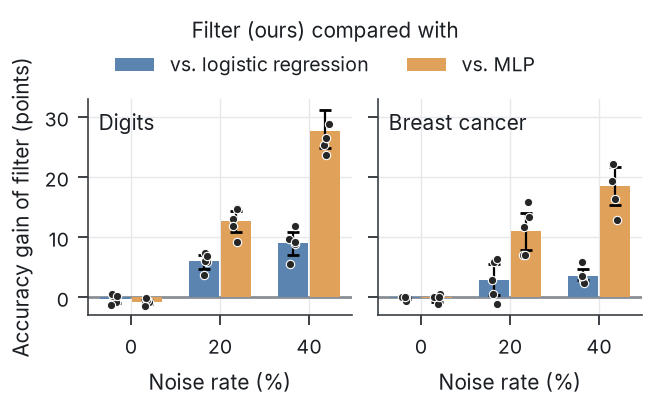

Write Python code to recreate this figure.
import json
import numpy as np
import scriptorium_fig as sf

sf.use()
fig, axes = sf.figure("column", aspect=0.62, ncols=2, sharey=True)

rows = [json.loads(l) for l in open("results/runs.jsonl")]


def seed_diffs(ds, noise, base):
    f = {r["seed"]: 100 * r["test_acc"] for r in rows
         if r["dataset"] == ds and abs(r["noise"] - noise) < 1e-9 and r["method"] == "filter"}
    b = {r["seed"]: 100 * r["test_acc"] for r in rows
         if r["dataset"] == ds and abs(r["noise"] - noise) < 1e-9 and r["method"] == base}
    return [f[s] - b[s] for s in sorted(f)]


panels = [("Digits", "digits", "dg"), ("Breast cancer", "breast_cancer", "bc")]
# Baseline hues are the ones Figure 1 (teaser.py) uses; purple is reserved for our method and kept out of this plot.
BLUE, ORANGE = "#5B84B1", "#E0A25A"
bases = [("logreg", "lr", "vs. logistic regression", BLUE),
         ("mlp", "mlp", "vs. MLP", ORANGE)]
noises = [0, 20, 40]
w = 0.36
rng = np.random.default_rng(0)
handles = {}

for ax, (label, ds, pre) in zip(axes, panels):
    ax.axhline(0, color=sf.color("untrained", reference=True), lw=1.0, zorder=1)
    for j, (bkey, short, lab, cname) in enumerate(bases):
        col = cname
        xs = np.arange(3) + (j - 0.5) * w
        means = [sf.recipe(f"diff_filter_{bkey}_{ds}_n{n}") for n in noises]
        lo = np.array([sf.recipe(f"{pre}{n}_{short}_diff_ci_low") for n in noises])
        hi = np.array([sf.recipe(f"{pre}{n}_{short}_diff_ci_high") for n in noises])
        m = np.array(means)
        b = ax.bar(xs, m, w * 0.92, color=col, zorder=2, label=lab)
        handles[lab] = b
        ax.errorbar(xs, m, yerr=[m - lo, hi - m], fmt="none", ecolor="black", elinewidth=0.8,
                    capsize=2, zorder=3)
        for x, n in zip(xs, noises):
            d = seed_diffs(ds, n / 100, bkey)
            ax.scatter(x + rng.uniform(-0.04, 0.04, len(d)), d, s=9, color="0.15",
                       edgecolor="white", linewidths=0.4, zorder=4)
    ax.set_xticks(range(3))
    ax.set_xticklabels([f"{n}" for n in noises])
    ax.set_xlabel("Noise rate (%)")
    ax.text(0.04, 0.95, label, transform=ax.transAxes, ha="left", va="top")
    ax.set_ylim(-3, 33)

axes[0].set_ylabel("Accuracy gain of filter (points)")
fig.legend(handles=list(handles.values()), labels=list(handles.keys()), loc="outside upper center",
           ncol=2, frameon=False, title="Filter (ours) compared with", alignment="center")
sf.save(fig, "gains")
